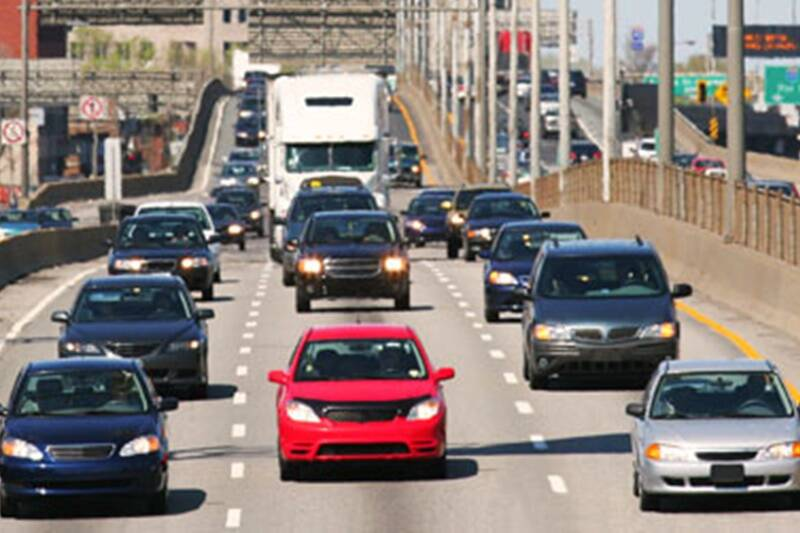
#> input picture car_image_1.jpg, 800 x 533 px
$ python car_detector_in_image.py
#> lines starting #> are read from the running program, lines starting #| are printed output that depends on the picture; after the words box and inside, x2 and y2 are one past the last pixel; in counts of white or black regions, pixels touching at a corner belong together
import cv2

# our image
img_file = 'car_image_1.jpg'

# our pre-trained car classifier
cls_file = 'car_detector.xml'

# create opencv image
img = cv2.imread(img_file)
#> img is the input picture: shape (533, 800, 3); mean B, G, R 120.7, 124.6, 135

# convert image to grayscale
black_n_white = cv2.cvtColor(img, cv2.COLOR_BGR2GRAY)
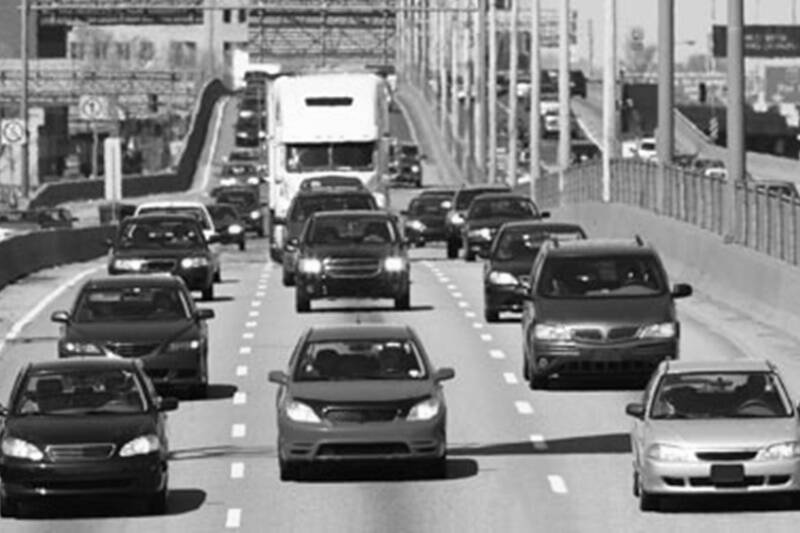
#> black_n_white: shape (533, 800); min 0, max 255, mean 127.3

# create car classifier
car_tracker = cv2.CascadeClassifier(cls_file)

# detect car
cars = car_tracker.detectMultiScale(black_n_white)
#> cars = [[636, 133, 22, 22], [280, 152, 28, 28], [326, 287, 37, 37], [190, 358, 58, 58], [283, 49, 85, 85], [311, 345, 109, 109], [496, 251, 187, 187]]

# Draw rectangles around the cars
for (x, y, w, h) in cars:
    cv2.rectangle(black_n_white, (x, y), (x+w, y+h), (0, 0, 255), 2)
#> this loop made 7 passes
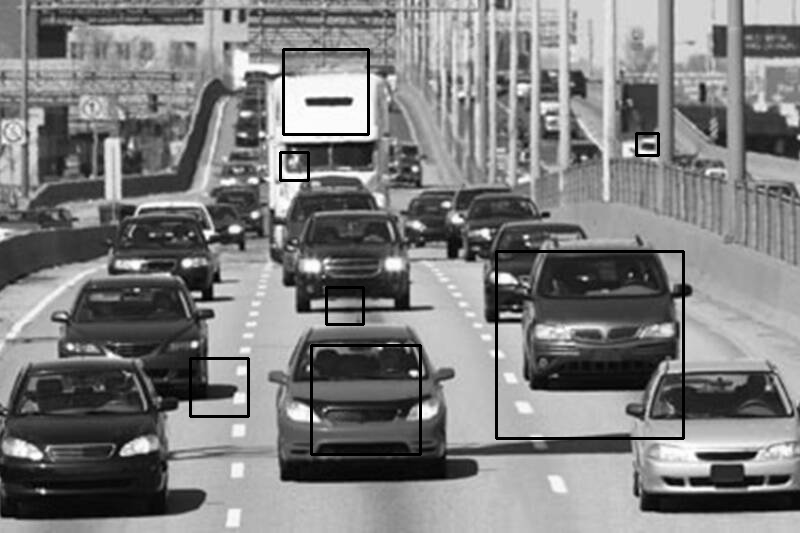
#> black_n_white: shape (533, 800); 1.47% of pixels changed, all inside (x1, y1, x2, y2) = (189, 48, 685, 456)

# Display the image with the faces spotted
cv2.imshow('Car Detector', black_n_white)

# Dont autoclose
cv2.waitKey()


print('Code Completed')
